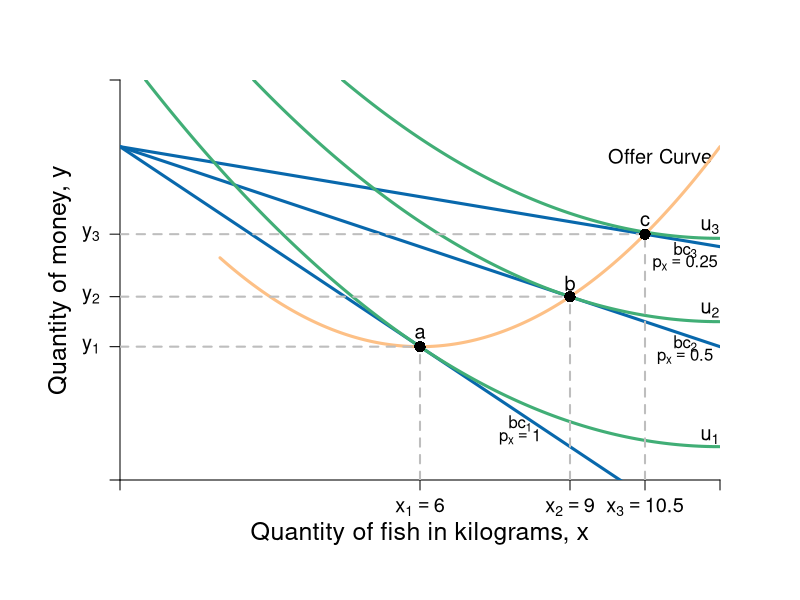

This chart was generated by the following R code:
require(shape)
pdf(file = "bfh-textbook/indmarketdemand/offer_curve_qql.pdf", width = 9, height = 7)

#Set parameters for graphics
axislabelsize <- 1.5
labelsize <- 1.2
graphlinewidth <- 3
segmentlinewidth <- 2

COL <- c("#7fc97f", "#beaed4", "#fdc086", "#ffff99", "#386cb0", "#f0027f", "#bf5b17", "#666666")
COLA <- c("#99d8c9","#66c2a4","#41ae76", "#238b45", "#005824")
COLB <- c("#4eb3d3", "#2b8cbe", "#0868ac","#084081")

#Edited the margins to cater for the larger LHS labels
par(mar =  c(6, 6, 4, 4))

mrsA <- function(x, rmax = 10, xmax = 20) {
  rmax - (rmax/xmax)*x
}


uA <- function(x, y, rmax = 2, xmax = 12) {
  y + rmax*x - (1/2)*(rmax/xmax)*x^2
}

indiffA1 <- function(x, uA = 10, rmax = 2.5, xmax = 10) {
  uA - rmax*x + (1/2)*(rmax/xmax)*(x^2)
}

offerCurve <- function(x, w, rmax = 2, xmax = 12) {
  w - rmax*x + (rmax/xmax)*x^2
}

bcA <- function(x, w = 20, p = 2) {
  w - p*x
}


xlims <- c(0, 12)
ylims <- c(0, 12)

npts <- 501 
x <- seq(xlims[1], xlims[2], length.out = npts)
y <- seq(ylims[1], ylims[2], length.out = npts) 
a <- c(13, 16.75, 19.25)

plot(0, 0, xlim = xlims, ylim = ylims, type = "n",
     xlab = expression(paste("")),
     ylab = expression(paste("")), 
     xaxt = "n", 
     yaxt = "n", 
     cex.lab = axislabelsize, 
     bty = "n",
     xaxs="i", 
     yaxs="i")

# ticksy <- seq(from = ylims[1], to = ylims[2], by = 1)
# ylabels <- seq(from = ylims[1], to = ylims[2], by = 1)
# ticksx <- seq(from = xlims[1], to = xlims[2], by = 1)
# xlabels <- seq(from = xlims[1], to = xlims[2], by = 1)
ticksy <- c(0, 4, 5.5, 7.375 , ylims[2])
ylabels <- c(NA, expression(paste(y[1])), expression(paste(y[2])), expression(paste(y[3])), NA)
ticksx <- c(0, 6, 9, 10.5,  xlims[2])
xlabels <- c(NA, expression(paste(x[1])==6), expression(paste(x[2])==9), expression(paste(x[3])==10.5), NA)




axis(1, at = ticksx, pos = 0, labels = xlabels, cex.axis = labelsize)
axis(2, at = ticksy, pos = 0, labels = ylabels, las = 1, cex.axis = labelsize)

npts <- 500 
xx1 <- seq(xlims[1], xlims[2], length.out = npts)

#lines(xx1, bcA(xx1, w = 10, p = 1.5), col = COLB[3], lwd = graphlinewidth)
lines(xx1, bcA(xx1, w = 10, p = 1), col = COLB[3], lwd = graphlinewidth)
lines(xx1, bcA(xx1, w = 10, p = 0.5), col = COLB[3], lwd = graphlinewidth)
lines(xx1, bcA(xx1, w = 10, p = 0.25), col = COLB[3], lwd = graphlinewidth)


#Label the axes
mtext(expression(paste("Quantity of fish in kilograms, ", x)), side=1, line = 2.5, cex = axislabelsize)
text(-1.2, 0.5*ylims[2], expression(paste("Quantity of money, ", y)), xpd = TRUE, cex = axislabelsize, srt = 90) 

#Label the indifference curves
text(11.8, 1.3, expression(u[1]), cex = labelsize)
text(11.8, 5.1, expression(u[2]), cex = labelsize)
text(11.8, 7.6, expression(u[3]), cex = labelsize)

#Label the price lines
text(8, 1.7, expression(paste(bc[1])))
text(8, 1.3, expression(paste(p[x] == 1)))
text(11.3, 4.1, expression(paste(bc[2])))
text(11.3, 3.7, expression(paste(p[x] == 0.5)))
text(11.3, 6.9, expression(paste(bc[3])))
text(11.3, 6.5, expression(paste(p[x] == 0.25)))

#Label the offer curve
text(10.8, 9.7, expression("Offer Curve"), cex = labelsize)

#Add the contour plot for the indifference curves
contour(x, y, 
        outer(x, y, uA),
        drawlabels = FALSE,
        col = COLA[3],
        lwd = graphlinewidth,
        levels = a, 
        xaxs="i", 
        yaxs="i", 
        add = TRUE)

#Add the offer curve (superimposed on the indifference curves tangent to the price lines)
xx2 <- seq(2, xlims[2], length.out = npts)
lines(xx2, offerCurve(xx2, w = 10, rmax = 2, xmax = 12), col = COL[3], lwd = graphlinewidth)

#Segments for points on Offer curve
segments(0, 4, 6, 4, lty = 2, col = "gray" , lwd = segmentlinewidth)
segments(6, 0, 6, 4, lty = 2, col = "gray" , lwd = segmentlinewidth)
segments(0, 5.5, 9, 5.5, lty = 2, col = "gray" , lwd = segmentlinewidth)
segments(9, 0, 9, 5.5, lty = 2, col = "gray" , lwd = segmentlinewidth)
segments(0, 7.375, 10.5, 7.375, lty = 2, col = "gray" , lwd = segmentlinewidth)
segments(10.5, 0, 10.5, 7.375, lty = 2, col = "gray" , lwd = segmentlinewidth)

#Annotate points on offer curve mrs = p for each of p = 1, 0.5, 0.25
#Where mrs = 2 - (1/6)*x
points(6, 4, pch = 16, col = "black", cex = 1.5)
points(9, 5.5, pch = 16, col = "black", cex = 1.5)
points(10.5, 7.375, pch = 16, col = "black", cex = 1.5)

text(6, 4.4, expression(paste(a)), cex = labelsize)
text(9, 5.9, expression(paste(b)), cex = labelsize)
text(10.5, 7.775, expression(paste(c)), cex = labelsize)

dev.off()
